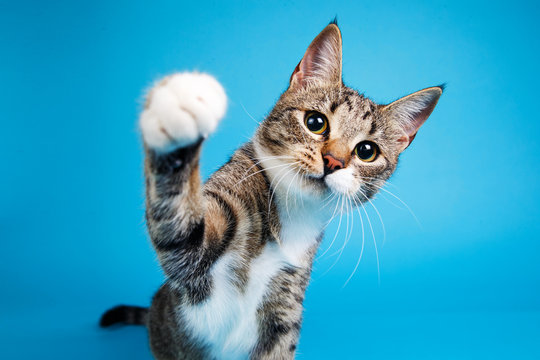
#> input picture libraries/opencv/data/cat.jpg, 540 x 360 px, found by its file name
$ python mosaic.py
#> lines starting #> are read from the running program, lines starting #| are printed output that depends on the picture
import cv2
import numpy as np

# Read images
image1 = cv2.imread("/home/su-rays/projects/skills/libraries/opencv/data/cat.jpg")
#> image1 is the input picture: shape (360, 540, 3); mean B, G, R 191.9, 160, 55.5
image2 = cv2.imread("/home/su-rays/projects/skills/libraries/opencv/data/dog.jpeg")
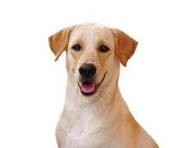
#> input picture libraries/opencv/data/dog.jpeg, 189 x 148 px, found by its file name
#> image2 is the input picture: shape (148, 189, 3); mean B, G, R 214.7, 222.6, 233.3
image3 = cv2.imread("/home/su-rays/projects/skills/libraries/opencv/data/bird.jpeg")
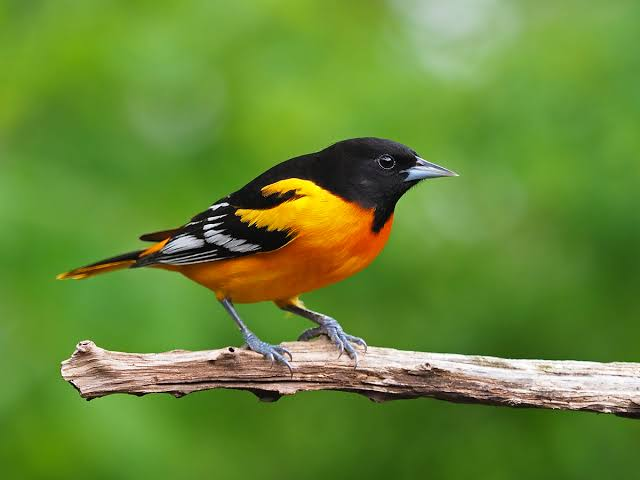
#> input picture libraries/opencv/data/bird.jpeg, 640 x 480 px, found by its file name
#> image3 is the input picture: shape (480, 640, 3); mean B, G, R 53.3, 137.4, 103.1
image4 = cv2.imread("/home/su-rays/projects/skills/libraries/opencv/data/fish.jpeg")
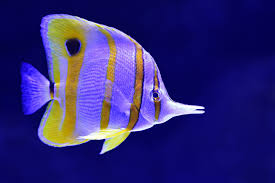
#> input picture libraries/opencv/data/fish.jpeg, 275 x 183 px, found by its file name
#> image4 is the input picture: shape (183, 275, 3); mean B, G, R 118.6, 40.1, 48.2

# Resize images to the same size
size = (200, 200)
image1 = cv2.resize(image1, size)
#> image1: shape (200, 200, 3)
image2 = cv2.resize(image2, size)
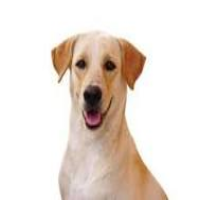
#> image2: shape (200, 200, 3); mean B, G, R 214.6, 222.6, 233.2
image3 = cv2.resize(image3, size)
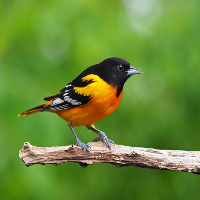
#> image3: shape (200, 200, 3); mean B, G, R 53.3, 137.3, 103
image4 = cv2.resize(image4, size)
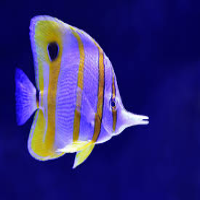
#> image4: shape (200, 200, 3); mean B, G, R 118.5, 40, 48.1

# Create mosaic
mosaic = np.vstack((np.hstack((image1, image2)), np.hstack((image3, image4))))
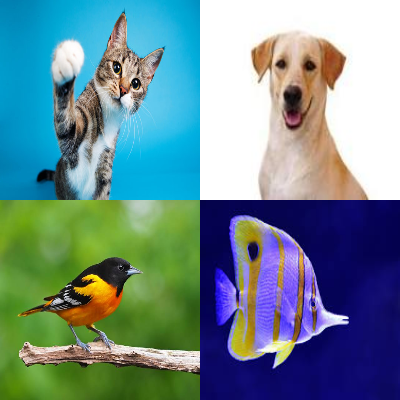
#> mosaic: shape (400, 400, 3); mean B, G, R 144.5, 139.9, 110

# Display
cv2.imshow("Mosaic", mosaic)

# Wait for key to press and close window
cv2.waitKey(0)
cv2.destroyAllWindows()
